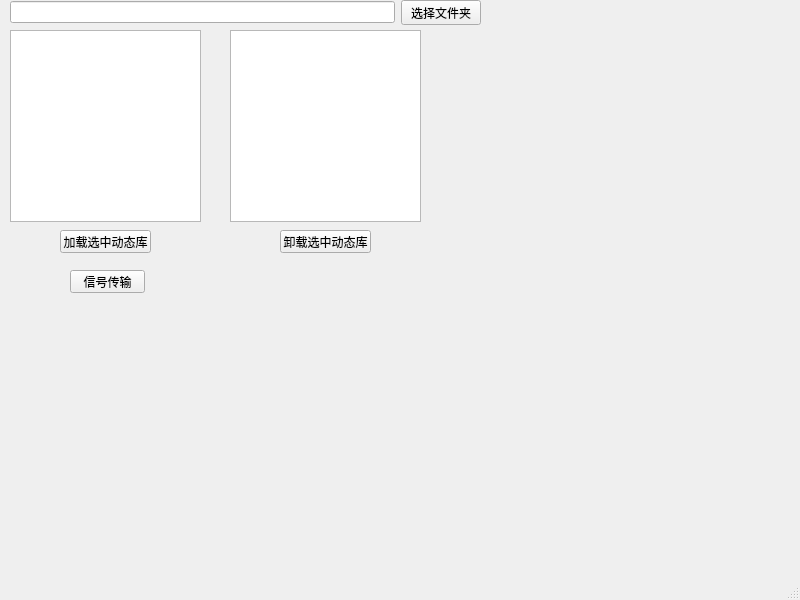
<?xml version="1.0" encoding="UTF-8"?>
<ui version="4.0">
 <class>MainWindow</class>
 <widget class="QMainWindow" name="MainWindow">
  <property name="geometry">
   <rect>
    <x>0</x>
    <y>0</y>
    <width>800</width>
    <height>600</height>
   </rect>
  </property>
  <property name="windowTitle">
   <string>MainWindow</string>
  </property>
  <widget class="QWidget" name="centralwidget">
   <widget class="QListWidget" name="listWidget_unload">
    <property name="geometry">
     <rect>
      <x>10</x>
      <y>30</y>
      <width>191</width>
      <height>192</height>
     </rect>
    </property>
   </widget>
   <widget class="QPushButton" name="pushButton_install">
    <property name="geometry">
     <rect>
      <x>60</x>
      <y>230</y>
      <width>91</width>
      <height>23</height>
     </rect>
    </property>
    <property name="text">
     <string>加载选中动态库</string>
    </property>
   </widget>
   <widget class="QListWidget" name="listWidget_load">
    <property name="geometry">
     <rect>
      <x>230</x>
      <y>30</y>
      <width>191</width>
      <height>192</height>
     </rect>
    </property>
   </widget>
   <widget class="QPushButton" name="pushButton_uninstall">
    <property name="geometry">
     <rect>
      <x>280</x>
      <y>230</y>
      <width>91</width>
      <height>23</height>
     </rect>
    </property>
    <property name="text">
     <string>卸载选中动态库</string>
    </property>
   </widget>
   <widget class="QWidget" name="layoutWidget">
    <property name="geometry">
     <rect>
      <x>10</x>
      <y>0</y>
      <width>471</width>
      <height>25</height>
     </rect>
    </property>
    <layout class="QHBoxLayout" name="horizontalLayout">
     <item>
      <widget class="QLineEdit" name="lineEdit">
       <property name="enabled">
        <bool>true</bool>
       </property>
       <property name="readOnly">
        <bool>true</bool>
       </property>
      </widget>
     </item>
     <item>
      <widget class="QPushButton" name="pushButton">
       <property name="text">
        <string>选择文件夹</string>
       </property>
      </widget>
     </item>
    </layout>
   </widget>
   <widget class="QPushButton" name="pushButton_2">
    <property name="geometry">
     <rect>
      <x>70</x>
      <y>270</y>
      <width>75</width>
      <height>23</height>
     </rect>
    </property>
    <property name="text">
     <string>信号传输</string>
    </property>
   </widget>
  </widget>
  <widget class="QMenuBar" name="menubar">
   <property name="geometry">
    <rect>
     <x>0</x>
     <y>0</y>
     <width>800</width>
     <height>22</height>
    </rect>
   </property>
  </widget>
  <widget class="QStatusBar" name="statusbar"/>
 </widget>
 <resources/>
 <connections/>
</ui>
